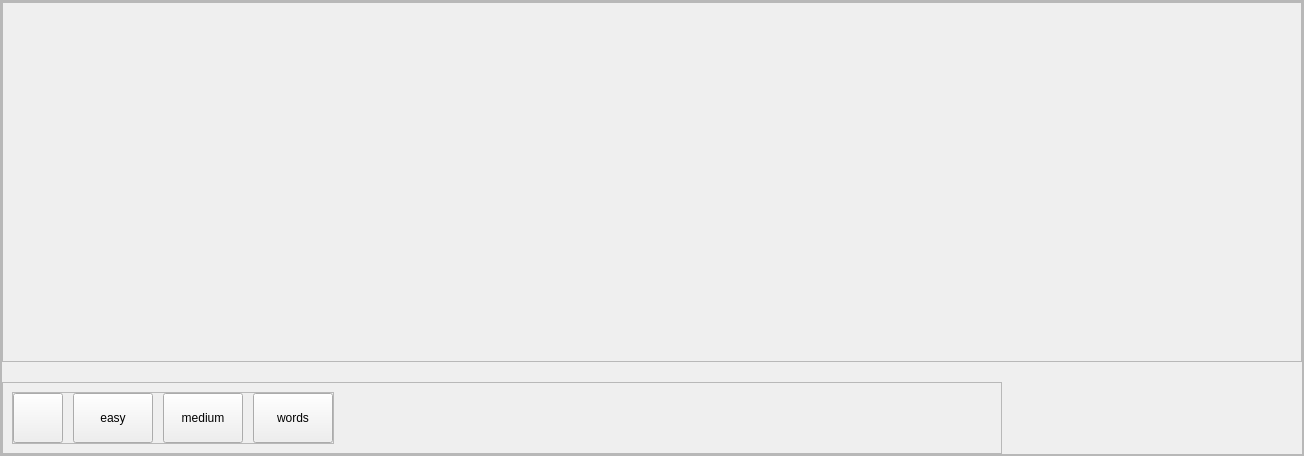
                <widget class="QFrame" name="text">
                 <property name="minimumSize">
                  <size>
                   <width>0</width>
                   <height>0</height>
                  </size>
                 </property>
                 <property name="frameShape">
                  <enum>QFrame::StyledPanel</enum>
                 </property>
                 <property name="frameShadow">
                  <enum>QFrame::Raised</enum>
                 </property>
                 <property name="lineWidth">
                  <number>0</number>
                 </property>
                 <layout class="QVBoxLayout" name="verticalLayout_15">
                  <property name="spacing">
                   <number>0</number>
                  </property>
                  <property name="leftMargin">
                   <number>0</number>
                  </property>
                  <property name="topMargin">
                   <number>0</number>
                  </property>
                  <property name="rightMargin">
                   <number>0</number>
                  </property>
                  <property name="bottomMargin">
                   <number>0</number>
                  </property>
                  <item alignment="Qt::AlignHCenter|Qt::AlignBottom">
                   <widget class="QFrame" name="containfe_text">
                    <property name="frameShape">
                     <enum>QFrame::StyledPanel</enum>
                    </property>
                    <property name="frameShadow">
                     <enum>QFrame::Raised</enum>
                    </property>
                    <layout class="QVBoxLayout" name="verticalLayout_16">
                     <property name="spacing">
                      <number>20</number>
                     </property>
                     <property name="leftMargin">
                      <number>0</number>
                     </property>
                     <property name="topMargin">
                      <number>0</number>
                     </property>
                     <property name="rightMargin">
                      <number>0</number>
                     </property>
                     <property name="bottomMargin">
                      <number>0</number>
                     </property>
                     <item alignment="Qt::AlignHCenter">
                      <widget class="QFrame" name="container_typed_text">
                       <property name="minimumSize">
                        <size>
                         <width>1300</width>
                         <height>360</height>
                        </size>
                       </property>
                       <property name="frameShape">
                        <enum>QFrame::StyledPanel</enum>
                       </property>
                       <property name="frameShadow">
                        <enum>QFrame::Raised</enum>
                       </property>
                       <layout class="QVBoxLayout" name="verticalLayout_17">
                        <property name="spacing">
                         <number>10</number>
                        </property>
                        <property name="leftMargin">
                         <number>0</number>
                        </property>
                        <property name="topMargin">
                         <number>0</number>
                        </property>
                        <property name="rightMargin">
                         <number>0</number>
                        </property>
                        <property name="bottomMargin">
                         <number>0</number>
                        </property>
                        <item>
                         <widget class="QLabel" name="given_text">
                          <property name="minimumSize">
                           <size>
                            <width>0</width>
                            <height>90</height>
                           </size>
                          </property>
                          <property name="maximumSize">
                           <size>
                            <width>1300</width>
                            <height>16777215</height>
                           </size>
                          </property>
                          <property name="text">
                           <string/>
                          </property>
                          <property name="alignment">
                           <set>Qt::AlignBottom|Qt::AlignLeading|Qt::AlignLeft</set>
                          </property>
                         </widget>
                        </item>
                       </layout>
                      </widget>
                     </item>
                     <item alignment="Qt::AlignLeft">
                      <widget class="QFrame" name="container_butttons">
                       <property name="minimumSize">
                        <size>
                         <width>1000</width>
                         <height>0</height>
                        </size>
                       </property>
                       <property name="maximumSize">
                        <size>
                         <width>1000</width>
                         <height>16777215</height>
                        </size>
                       </property>
                       <property name="frameShape">
                        <enum>QFrame::StyledPanel</enum>
                       </property>
                       <property name="frameShadow">
                        <enum>QFrame::Raised</enum>
                       </property>
                       <layout class="QVBoxLayout" name="verticalLayout_47">
                        <item alignment="Qt::AlignLeft">
                         <widget class="QFrame" name="frame_15">
                          <property name="frameShape">
                           <enum>QFrame::StyledPanel</enum>
                          </property>
                          <property name="frameShadow">
                           <enum>QFrame::Raised</enum>
                          </property>
                          <layout class="QHBoxLayout" name="horizontalLayout_23">
                           <property name="spacing">
                            <number>10</number>
                           </property>
                           <property name="leftMargin">
                            <number>0</number>
                           </property>
                           <property name="topMargin">
                            <number>0</number>
                           </property>
                           <property name="rightMargin">
                            <number>0</number>
                           </property>
                           <property name="bottomMargin">
                            <number>0</number>
                           </property>
                           <item>
                            <widget class="QPushButton" name="refrech_button">
                             <property name="minimumSize">
                              <size>
                               <width>50</width>
                               <height>50</height>
                              </size>
                             </property>
                             <property name="maximumSize">
                              <size>
                               <width>50</width>
                               <height>50</height>
                              </size>
                             </property>
                             <property name="text">
                              <string/>
                             </property>
                             <property name="iconSize">
                              <size>
                               <width>40</width>
                               <height>40</height>
                              </size>
                             </property>
                            </widget>
                           </item>
                           <item>
                            <widget class="QPushButton" name="easy_level_button">
                             <property name="minimumSize">
                              <size>
                               <width>50</width>
                               <height>50</height>
                              </size>
                             </property>
                             <property name="maximumSize">
                              <size>
                               <width>200</width>
                               <height>50</height>
                              </size>
                             </property>
                             <property name="text">
                              <string>easy</string>
                             </property>
                             <property name="iconSize">
                              <size>
                               <width>40</width>
                               <height>40</height>
                              </size>
                             </property>
                            </widget>
                           </item>
                           <item>
                            <widget class="QPushButton" name="medium_level_button">
                             <property name="minimumSize">
                              <size>
                               <width>50</width>
                               <height>50</height>
                              </size>
                             </property>
                             <property name="maximumSize">
                              <size>
                               <width>200</width>
                               <height>50</height>
                              </size>
                             </property>
                             <property name="text">
                              <string>medium</string>
                             </property>
                             <property name="iconSize">
                              <size>
                               <width>40</width>
                               <height>40</height>
                              </size>
                             </property>
                            </widget>
                           </item>
                           <item>
                            <widget class="QPushButton" name="hard_level_button">
                             <property name="minimumSize">
                              <size>
                               <width>50</width>
                               <height>50</height>
                              </size>
                             </property>
                             <property name="maximumSize">
                              <size>
                               <width>200</width>
                               <height>50</height>
                              </size>
                             </property>
                             <property name="text">
                              <string>words</string>
                             </property>
                             <property name="iconSize">
                              <size>
                               <width>40</width>
                               <height>40</height>
                              </size>
                             </property>
                            </widget>
                           </item>
                          </layout>
                         </widget>
                        </item>
                       </layout>
                      </widget>
                     </item>
                    </layout>
                   </widget>
                  </item>
                 </layout>
                </widget>
